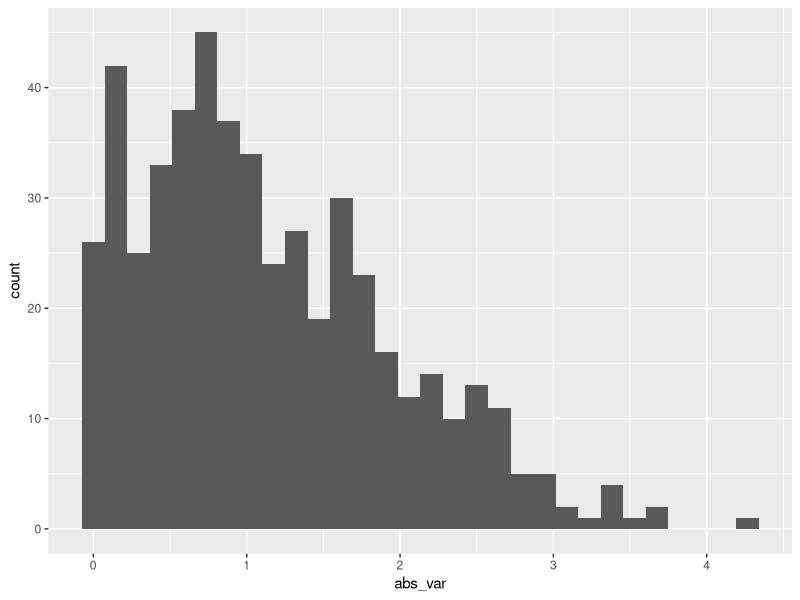

R code for this plot:
## ---- chunk 1
samp = rnorm(100)
length(samp)
## ---- chunk 2
library(tidyverse)
set.seed(0)
samp1=tibble(
  num_var=rnorm(n=500,mean=1),
  log_var=num_var>0, #either True or False
  abs_var=abs(num_var),
  
)

ggplot(samp1,aes(x=abs_var))+geom_histogram()
## ---- chunk 3
round(median(pull(samp1,num_var)),2)
